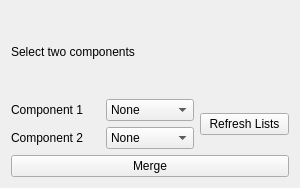
<?xml version="1.0" encoding="UTF-8"?>
<ui version="4.0">
 <class>SEMergePartsEditorGUIClass</class>
 <widget class="QWidget" name="SEMergePartsEditorGUIClass">
  <property name="geometry">
   <rect>
    <x>0</x>
    <y>0</y>
    <width>300</width>
    <height>188</height>
   </rect>
  </property>
  <property name="minimumSize">
   <size>
    <width>300</width>
    <height>188</height>
   </size>
  </property>
  <property name="windowTitle">
   <string/>
  </property>
  <layout class="QVBoxLayout" name="verticalLayout">
   <item>
    <layout class="QGridLayout" name="gridLayout">
     <item row="2" column="0">
      <widget class="QLabel" name="label_3">
       <property name="text">
        <string>Component 2</string>
       </property>
      </widget>
     </item>
     <item row="1" column="1">
      <widget class="QComboBox" name="cmbPart1">
       <item>
        <property name="text">
         <string>None</string>
        </property>
       </item>
      </widget>
     </item>
     <item row="1" column="0">
      <widget class="QLabel" name="label_2">
       <property name="text">
        <string>Component 1</string>
       </property>
      </widget>
     </item>
     <item row="2" column="1">
      <widget class="QComboBox" name="cmbPart2">
       <item>
        <property name="text">
         <string>None</string>
        </property>
       </item>
      </widget>
     </item>
     <item row="1" column="2" rowspan="2">
      <widget class="QPushButton" name="btnRefresh">
       <property name="text">
        <string>Refresh Lists</string>
       </property>
      </widget>
     </item>
     <item row="0" column="0" colspan="3">
      <widget class="QLabel" name="label">
       <property name="text">
        <string>Select two components</string>
       </property>
      </widget>
     </item>
     <item row="3" column="0" colspan="3">
      <widget class="QPushButton" name="btnMerge">
       <property name="text">
        <string>Merge</string>
       </property>
      </widget>
     </item>
    </layout>
   </item>
  </layout>
 </widget>
 <resources/>
 <connections>
  <connection>
   <sender>btnMerge</sender>
   <signal>released()</signal>
   <receiver>SEMergePartsEditorGUIClass</receiver>
   <slot>onMerge()</slot>
   <hints>
    <hint type="sourcelabel">
     <x>149</x>
     <y>161</y>
    </hint>
    <hint type="destinationlabel">
     <x>149</x>
     <y>93</y>
    </hint>
   </hints>
  </connection>
  <connection>
   <sender>btnRefresh</sender>
   <signal>released()</signal>
   <receiver>SEMergePartsEditorGUIClass</receiver>
   <slot>updatePartsList()</slot>
   <hints>
    <hint type="sourcelabel">
     <x>241</x>
     <y>114</y>
    </hint>
    <hint type="destinationlabel">
     <x>149</x>
     <y>93</y>
    </hint>
   </hints>
  </connection>
 </connections>
 <slots>
  <slot>onMerge()</slot>
  <slot>updatePartsList()</slot>
 </slots>
</ui>
